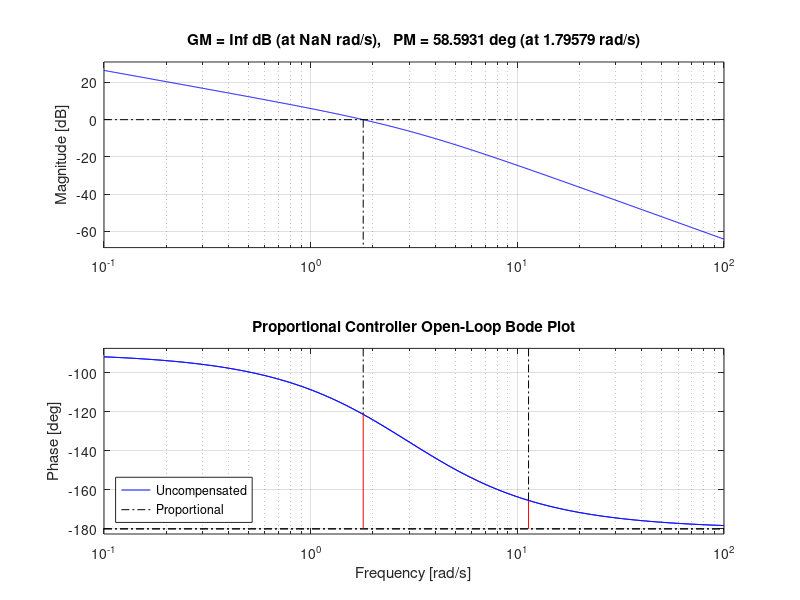
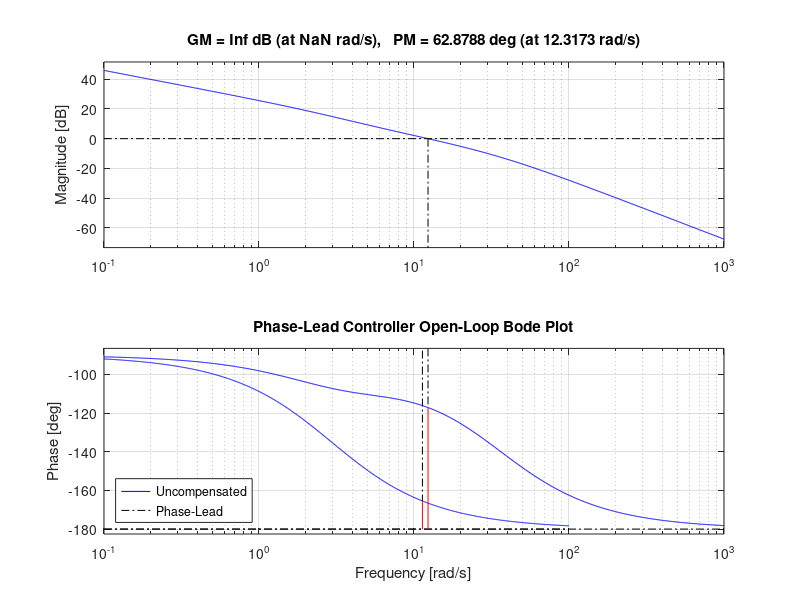
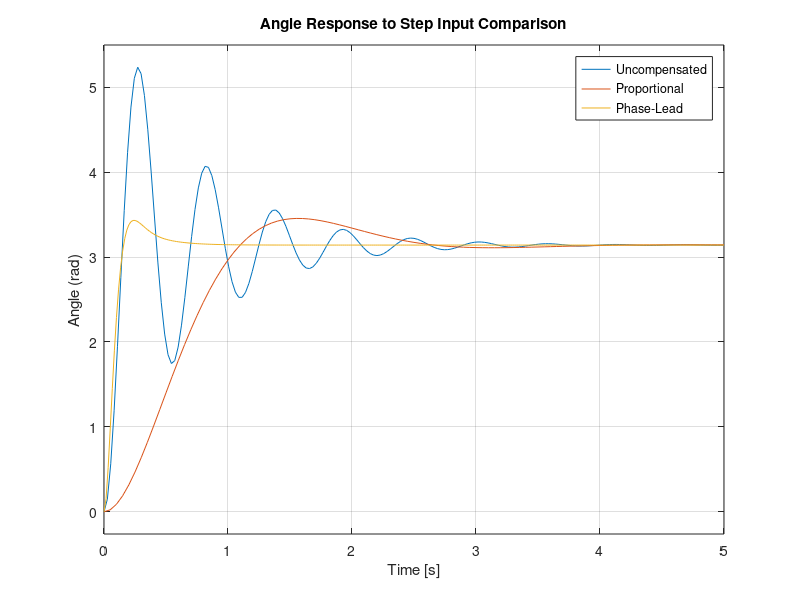
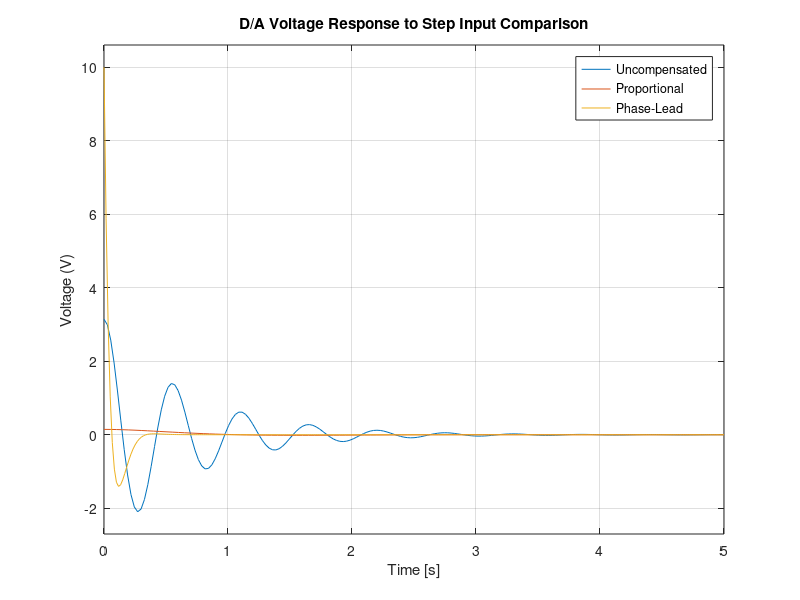

These charts were generated, in order, by the following MATLAB code: (Note: this script raises an error after producing the figures.)
clear;
clc;
figs = findall(0, 'Type', 'figure');
for k = 1:length(figs)
    clf(figs(k));
end

%% Variable Definitions %%
K_a = 0.41; % A/V
K_m = 0.11; % N*m/A
B = 0.001; % N*m*s/rad
J_tot = 0.00034; % N*m*s^2/rad
i_max = 4.1; % A
theta_0 = pi; % rad

K_da = K_a*K_m / B;
tau_m = J_tot / B;

OS = 0.1;
PM_pl = 59; % deg
zeta = sqrt(((log(OS))^2) / ((log(OS))^2 + pi^2));

%% Plant Definition %%
% Plant: Tm(s) = 45.1 / (s(0.34s + 1))
G = tf(K_da, [tau_m 1 0]);
% Closed-loop uncompensated
T_m = feedback(G, 1);

%% Proportional Controller %%
K_p = ((2*zeta)^2  * K_da * tau_m)^(-1);
C_p = zpk([], [], K_p);
G_p = series(G, C_p);

% Closed-loop with proportional controller
T_p = feedback(G_p, 1);
[GM_p, PM_p, w_gc_p, w_pc_p] = margin(T_p);

% Upper bound proportional controller gain
K_pmax = (i_max) / (K_a * theta_0);
K_pmax_buffer = 0.9*K_pmax;

%% Phase-Lead Compensator Design %%
% Values derived analytically
w_gc = sqrt((-1 + sqrt(1 - 4*(tau_m^2)*(-K_da^2))) / (2*(tau_m^2)));
PM_Tm = 180 + (-90 - atand(tau_m * w_gc));
phi_max = PM_pl - PM_Tm + 5;
beta = (1 - sind(phi_max)) / (1 + sind(phi_max));
K_c = (i_max*beta) / (K_a*theta_0); % from current limit
w_max = sqrt((-1 + sqrt(1 - 4*(tau_m^2)*(-((K_da*K_c)^2) / beta))) / (2*(tau_m^2))); % rad/s
tau = 1 / (w_max * sqrt(beta));

% Build compensator
C_lead = zpk([-1/tau], [-1/(beta*tau)], K_c/beta);
G_c = series(G, C_lead);

% Closed-loop with lead compensator
T_c = feedback(G_c, 1);
[GM_c, PM_c, w_gc_c, w_pc_c] = margin(T_c);

%% Display Final Values %%
disp('--- Proportional Controller ---')
fprintf('K_p = %.4f\n', K_p);
fprintf('Phase Margin = %.2f deg at %.2f rad/s\n', PM_p, w_gc_p);

disp(' ')
disp('--- Phase-Lead Compensator ---')
fprintf('phi_max = %.2f deg\n', phi_max);
fprintf('beta = %.4f\n', beta);
fprintf('K_c = %.4f\n', K_c);
fprintf('tau = %.3f s\n', tau);
fprintf('Zero = %.3f rad/s\n', 1/tau);
fprintf('Pole = %.3f rad/s\n', 1/(beta*tau));
fprintf('Gain = %.3f\n', K_c/beta);
fprintf('Phase Margin = %.2f deg at %.2f rad/s\n', PM_c, w_gc_c);

%% Bode Plots %%
figure(1);
margin(G);
hold on;
margin(G_p);
hold off;
title('Proportional Controller Open-Loop Bode Plot');
legend('Uncompensated', 'Proportional', 'Location', 'southwest');

figure(2);
margin(G);
hold on;
margin(G_c);
hold off;
title('Phase-Lead Controller Open-Loop Bode Plot');
legend('Uncompensated', 'Phase-Lead', 'Location', 'southwest');

%% Step Responses %%
figure(3);
step(theta_0*T_m, theta_0*T_p, theta_0*T_c, 5);
legend('Uncompensated', 'Proportional', 'Phase-Lead');
title('Angle Response to Step Input Comparison');
ylabel("Angle (rad)");

figure(4);
step(theta_0*feedback(1, G), theta_0*feedback(C_p, G), theta_0*feedback(C_lead, G), 5);
legend('Uncompensated', 'Proportional', 'Phase-Lead');
title('D/A Voltage Response to Step Input Comparison');
ylabel("Voltage (V)");

%% Display Final Step Response Metrics %%
P_Ang_Info = stepinfo(T_p);
C_Ang_Info = stepinfo(theta_0*T_c);
P_Volt_Info = stepinfo(theta_0*feedback(C_p, G));
C_Volt_Info = stepinfo(theta_0*feedback(C_lead, G));

disp(' ')
disp('--- Proportional Controller: Angle Response Design Criteria ---')
fprintf("Percent Overshoot = %.2f \n", P_Ang_Info.Overshoot)
fprintf("Settling Time = %.2f s \n", P_Ang_Info.SettlingTime)

disp(' ')
disp('--- Phase-Lead Compensator: Angle Response Design Criteria ---')
fprintf("Percent Overshoot = %.2f \n", C_Ang_Info.Overshoot)
fprintf("Settling Time = %.2f s \n", C_Ang_Info.SettlingTime)

disp(' ')
disp('--- Proportional Controller: Maximum Current ---')
fprintf("Maximum Current = %.2f \n", K_a*P_Volt_Info.Peak)
fprintf("Maximum Location = %.2f \n", K_a*P_Volt_Info.PeakTime)

disp(' ')
disp('--- Phase-Lead Compensator: Maximum Current ---')
fprintf("Maximum Current = %.2f \n", K_a*C_Volt_Info.Peak)
fprintf("Maximum Location = %.2f \n", K_a*C_Volt_Info.PeakTime)
